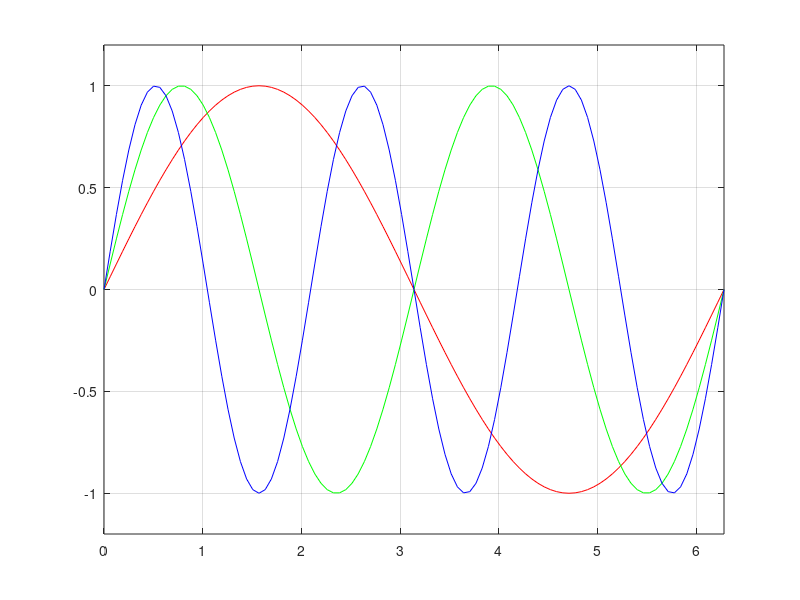

The MATLAB source for this figure:
clear all
close all
clc

t=0:0.01:1;
f = [1 2 3]
g = 'rgb'

for i=1:length(f)
    y=sin(2*pi*f(i)*t);
    plot(2*pi*t,y,g(i))
    hold on
end

xlim([0 2*pi])
ylim([-1.2 1.2])
grid on
%axis tight